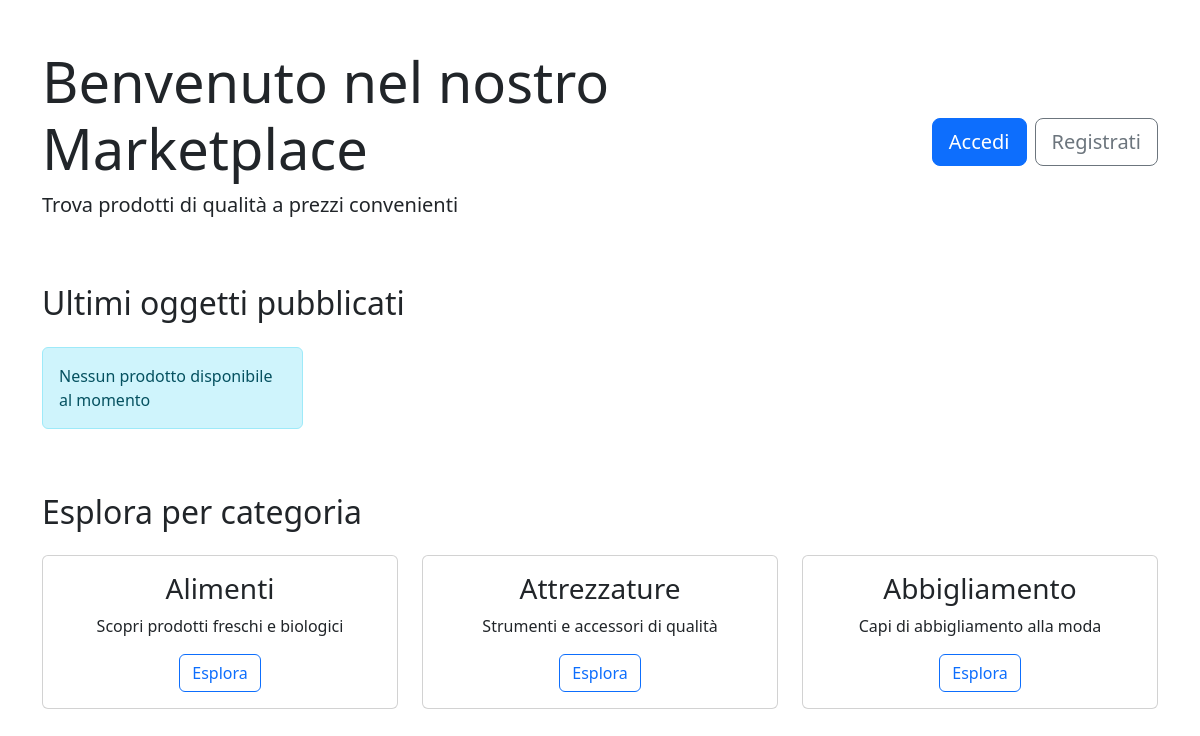
The app's page /, older data.
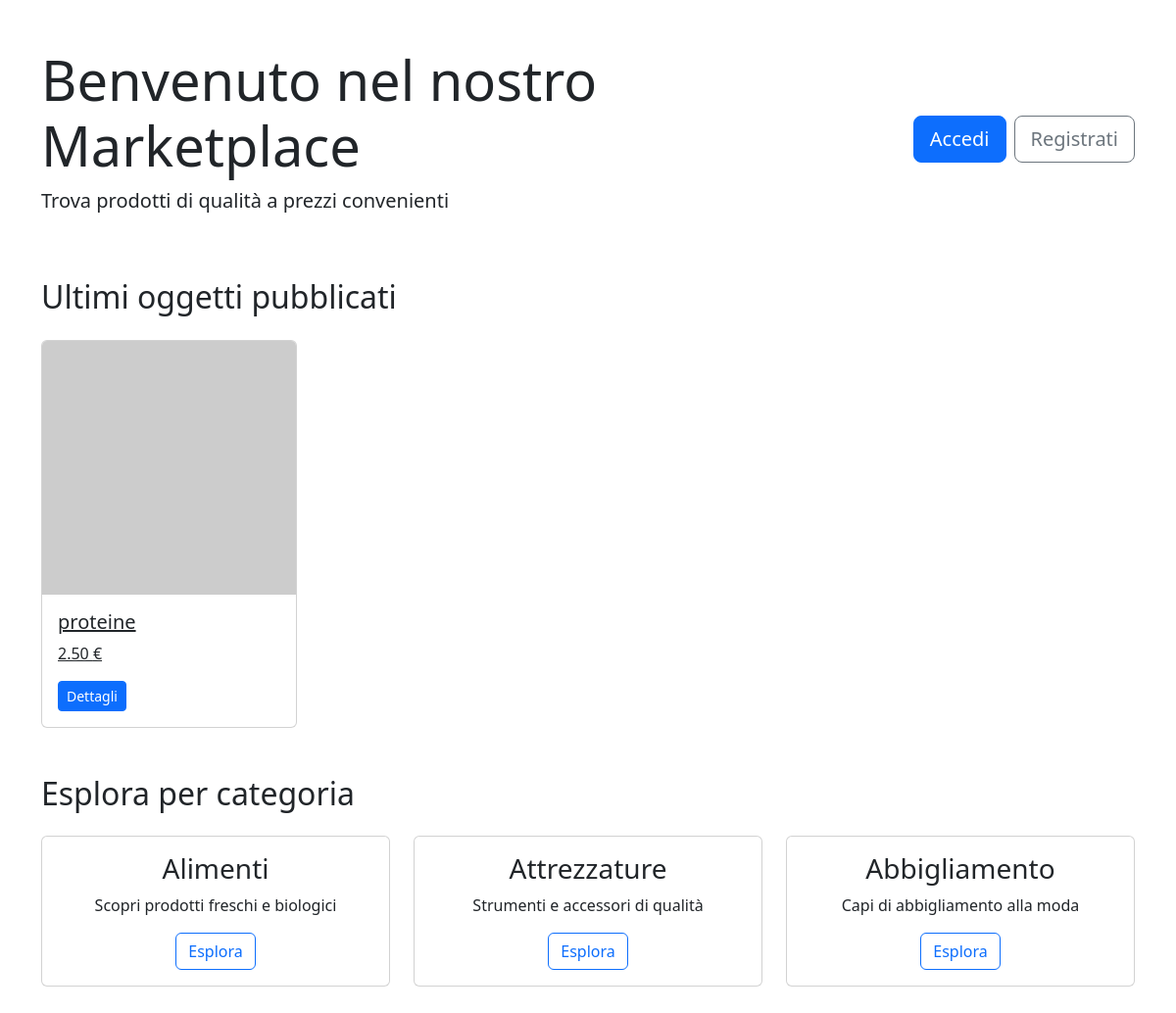
The same page, newer data.
### products/models.py (models this page shows, shortened)
class Product(models.Model):
    category = models.ManyToManyField(Category)
    name = models.CharField(max_length=200, unique=True)
    description = models.TextField(blank=True)
    price = models.DecimalField(max_digits=10, decimal_places=2)
    stock = models.PositiveIntegerField()
    available = models.BooleanField(default=True)
    created = models.DateTimeField(auto_now_add=True)
    updated = models.DateTimeField(auto_now=True)  #todo: add the user who created the product
    class Meta:
        ordering = ('name',)

### core/views.py (the view)
# urls.py: path('', home_page, name='home'),
def home_page(request):
    latest_products = Product.objects.all().order_by('-created')[:8]
    categories = Category.objects.all()[:6]
    context = {
        'latest_products': latest_products,
        'categories': categories,
    }
    return render(request, 'core/home_page.html', context)

### templates/core/home_page.html (shortened to what this page needs)
{% extends "base.html" %}
{% block content %}
<div class="container py-5">
    <div class="row mb-5">
        <div class="col-md-8">
            <h1 class="display-4">Benvenuto nel nostro Marketplace</h1>
            <p class="lead">Trova prodotti di qualità a prezzi convenienti</p>
        </div>
        <div class="col-md-4 text-end d-flex align-items-center justify-content-end">
            <a href="{% url 'users:login' %}" class="btn btn-primary btn-lg">Accedi</a>
            <a href="{% url 'users:sign_up' %}" class="btn btn-outline-secondary btn-lg ms-2">Registrati</a>
        </div>
    </div>
    <h2 class="mb-4">Ultimi oggetti pubblicati</h2>
    <div class="row row-cols-1 row-cols-md-4 g-4 mb-5">
        {% for product in latest_products %}
        <div class="col">
            <a href="{% url 'products:product_info' product.id %}?source=home" class="card h-100">
                <img src="{{ product.image.url|default:'https://via.placeholder.com/150' }}" class="card-img-top" alt="{{ product.name }}">
                <div class="card-body">
                    <h5 class="card-title">{{ product.name }}</h5>
                    <p class="card-text">{{ product.price }} €</p>
                    <span class="btn btn-sm btn-primary">Dettagli</span>
                </div>
            </a>
        </div>
        {% empty %}
        <div class="col-12">
            <div class="alert alert-info">Nessun prodotto disponibile al momento</div>
        </div>
        {% endfor %}
    </div>
    <h2 class="mb-4">Esplora per categoria</h2>
    <div class="row mb-5">
        <div class="col-md-4 mb-4">
            <div class="card">
                <div class="card-body text-center">
                    <h3 class="card-title">Alimenti</h3>
                    <p class="card-text">Scopri prodotti freschi e biologici</p>
                    <a href="#" class="btn btn-outline-primary">Esplora</a>
                </div>
            </div>
        </div>
        <div class="col-md-4 mb-4">
            <div class="card">
                <div class="card-body text-center">
                    <h3 class="card-title">Attrezzature</h3>
                    <p class="card-text">Strumenti e accessori di qualità</p>
                    <a href="#" class="btn btn-outline-primary">Esplora</a>
                </div>
            </div>
        </div>
        <div class="col-md-4 mb-4">
            <div class="card">
                <div class="card-body text-center">
                    <h3 class="card-title">Abbigliamento</h3>
                    <p class="card-text">Capi di abbigliamento alla moda</p>
                    <a href="#" class="btn btn-outline-primary">Esplora</a>
                </div>
            </div>
        </div>
    </div>
</div>
{% endblock %}

Row changes from the older to the newer data that the page shows:
added Product: name "proteine", price "2.50"
Text that changed along with them:
text no longer shown: "Nessun prodotto disponibile al momento"
